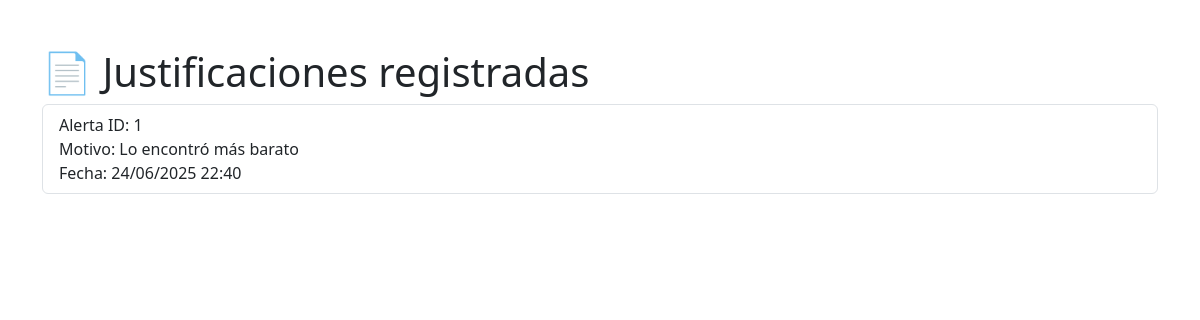
Page /justificaciones on the committed database.
### app.py (models this page shows)
class JustificacionNoVenta(db.Model):
    id        = db.Column(db.Integer, primary_key=True)
    alerta_id = db.Column(db.Integer, db.ForeignKey('alerta.id'), nullable=False)
    motivo    = db.Column(db.String(100), nullable=False)
    fecha     = db.Column(db.DateTime, default=datetime.now)

### app.py (the view)
@app.route('/justificaciones')
def ver_justificaciones():
    registros = JustificacionNoVenta.query.all()
    return render_template('justificaciones.html', registros=registros)

### templates/justificaciones.html (shortened to what this page needs)
<!DOCTYPE html>
<html>
<head>
    <link rel="stylesheet" href="https://cdn.jsdelivr.net/npm/bootstrap@5.3.0/dist/css/bootstrap.min.css">
</head>
<body class="container py-5">
    <h1>📄 Justificaciones registradas</h1>
    <ul class="list-group">
        {% for j in registros %}
            <li class="list-group-item">
                Alerta ID: {{ j.alerta_id }} <br>
                Motivo: {{ j.motivo }} <br>
                Fecha: {{ j.fecha.strftime('%d/%m/%Y %H:%M') }}
            </li>
        {% endfor %}
    </ul>
</body>
</html>

### rows in the picture
JustificacionNoVenta: alerta_id "1", motivo "Lo encontró más barato", fecha "24/06/2025 22:40"
